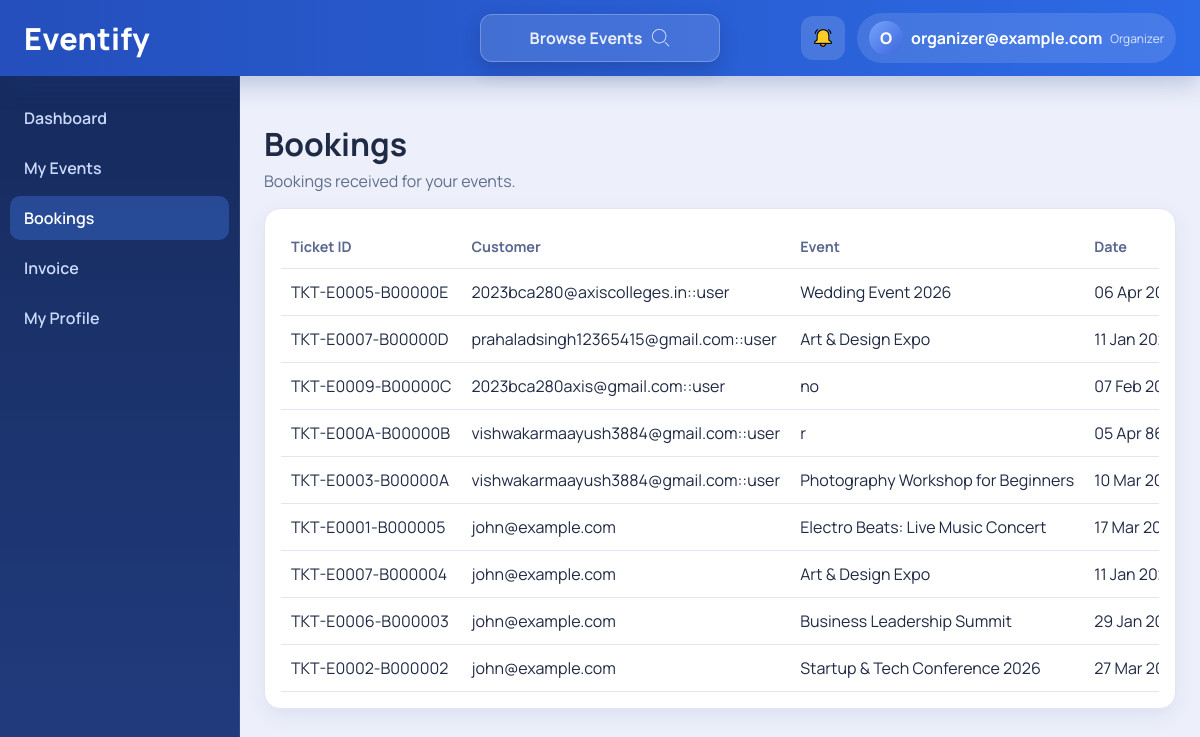
Page /organizer-bookings/ (signed in) on the committed database.
### core/models.py (models this page shows, shortened)
class Profile(models.Model):
    ROLE_USER = "user"
    ROLE_ORGANIZER = "organizer"
    ROLE_CHOICES = (
        (ROLE_USER, "User"),
        (ROLE_ORGANIZER, "Organizer"),
    )
    user = models.OneToOneField(User, on_delete=models.CASCADE, related_name="profile")
    role = models.CharField(max_length=20, choices=ROLE_CHOICES, default=ROLE_USER)
    contact = models.CharField(max_length=150)
    phone = models.CharField(max_length=40, blank=True)
    address = models.CharField(max_length=255, blank=True)
    profile_image = models.ImageField(upload_to="profile_images/", blank=True, null=True)
    notification_booking = models.BooleanField(default=True)
    notification_payment = models.BooleanField(default=True)
    notification_updates = models.BooleanField(default=True)
    security_question = models.CharField(max_length=255, blank=True)
    security_answer_hash = models.CharField(max_length=255, blank=True)
    language = models.CharField(max_length=30, default="English")
    dark_mode = models.BooleanField(default=False)
    created_at = models.DateTimeField(auto_now_add=True)
    class Meta:
        constraints = [
            models.UniqueConstraint(fields=["contact", "role"], name="uniq_profile_contact_role"),
        ]

class Booking(models.Model):
    STATUS_PENDING = "pending"
    STATUS_CONFIRMED = "confirmed"
    STATUS_COMPLETED = "completed"
    STATUS_CANCELLED = "cancelled"
    STATUS_CHOICES = (
        (STATUS_PENDING, "Pending"),
        (STATUS_CONFIRMED, "Confirmed"),
        (STATUS_COMPLETED, "Completed"),
        (STATUS_CANCELLED, "Cancelled"),
    )
    PAYMENT_UNPAID = "unpaid"
    PAYMENT_PAID = "paid"
    PAYMENT_REFUNDED = "refunded"
    PAYMENT_CHOICES = (
        (PAYMENT_UNPAID, "Unpaid"),
        (PAYMENT_PAID, "Paid"),
        (PAYMENT_REFUNDED, "Refunded"),
    )
    ROLE_ATTENDEE = "attendee"
    ROLE_ACTIVE_PARTICIPANT = "active_participant"
    ROLE_HELPER_TEAM = "helper_team"
    APPLICATION_ROLE_CHOICES = (
        (ROLE_ATTENDEE, "Audience Ticket"),
        (ROLE_ACTIVE_PARTICIPANT, "Active Participant"),
        (ROLE_HELPER_TEAM, "Helper Team"),
    )
    user = models.ForeignKey(User, on_delete=models.CASCADE, related_name="bookings")
    event = models.ForeignKey(Event, on_delete=models.CASCADE, related_name="bookings")
    tickets = models.PositiveIntegerField(default=1)
    attendee_name = models.CharField(max_length=120)
    status = models.CharField(max_length=20, choices=STATUS_CHOICES, default=STATUS_PENDING)
    payment_status = models.CharField(
        max_length=20, choices=PAYMENT_CHOICES, default=PAYMENT_UNPAID
    )
    application_role = models.CharField(
        max_length=30,
        choices=APPLICATION_ROLE_CHOICES,
        default=ROLE_ATTENDEE,
    )
    active_activity_slot = models.ForeignKey(
        EventActivitySlot,
        on_delete=models.SET_NULL,
        null=True,
        blank=True,
        related_name="bookings",
    )
    helper_activity_slot = models.ForeignKey(
        EventHelperSlot,
        on_delete=models.SET_NULL,
        null=True,
        blank=True,
        related_name="bookings",
    )
    total_amount = models.PositiveIntegerField(default=0)
    invoice_no = models.CharField(max_length=80, blank=True)
    booking_date = models.DateTimeField(auto_now_add=True)
    attendance_marked_at = models.DateTimeField(blank=True, null=True)
    @property
    def ticket_reference(self):
        booking_id = int(self.pk or 0)
        event_id = int(self.event_id or 0)
        def _to_base36(value):
            digits = "0123456789ABCDEFGHIJKLMNOPQRSTUVWXYZ"
            number = int(value or 0)
            if number <= 0:
                return "0"
            encoded = []
            while number:
                number, remainder = divmod(number, 36)
                encoded.append(digits[remainder])
            return "".join(reversed(encoded))
        event_code = _to_base36(event_id).zfill(4)
        booking_code = _to_base36(booking_id).zfill(6)
        return f"TKT-E{event_code}-B{booking_code}"
    @property
    def applied_role_label(self):
        label = self.get_application_role_display()
        if self.application_role == self.ROLE_ACTIVE_PARTICIPANT and self.active_activity_slot_id:
            slot_name = (self.active_activity_slot.name or "").strip()
            if slot_name:
                return f"{label} - {slot_name}"
        if self.application_role == self.ROLE_HELPER_TEAM and self.helper_activity_slot_id:
            slot_name = (self.helper_activity_slot.name or "").strip()
            if slot_name:
                return f"{label} - {slot_name}"
        return label

class Event(models.Model):
    title = models.CharField(max_length=180)
    category = models.CharField(max_length=80)
    location = models.CharField(max_length=180)
    date = models.DateField()
    time = models.CharField(max_length=80)
    price = models.PositiveIntegerField(default=0)
    description = models.TextField()
    is_private = models.BooleanField(default=False, help_text="If private, event is only accessible via direct link")
    guest_emails = models.TextField(blank=True, help_text="Comma-separated list of guest emails for private events")
    active_participant_emails = models.TextField(blank=True, help_text="Comma-separated list of active participant emails")
    attendees_required = models.PositiveIntegerField(default=0)
    attendees_usage = models.CharField(max_length=220, blank=True)
    active_participants_required = models.PositiveIntegerField(default=0)
    active_participants_usage = models.CharField(max_length=220, blank=True)
    helpers_required = models.PositiveIntegerField(default=0)
    helpers_usage = models.CharField(max_length=220, blank=True)
    image_url = models.URLField(blank=True, null=True)
    image_file = models.ImageField(upload_to="event_images/", blank=True, null=True)
    organizer_name = models.CharField(max_length=120)
    organizer_phone = models.CharField(max_length=40, blank=True)
    organizer_email = models.EmailField(blank=True)
    created_by = models.ForeignKey(
        User, on_delete=models.SET_NULL, null=True, blank=True, related_name="created_events"
    )
    created_at = models.DateTimeField(auto_now_add=True)

### core/views.py (the view)
# urls.py: path("organizer-bookings/", views.organizer_bookings, name="organizer_bookings"),
@role_required(Profile.ROLE_ORGANIZER)
def organizer_bookings(request):
    ensure_seeded()
    bookings = (
        Booking.objects.filter(event__created_by=request.user)
        .select_related("event", "user")
        .order_by("-booking_date")
    )
    return render_app(
        request,
        "core/organizer_bookings.html",
        "organizer-bookings",
        {"bookings": bookings},
    )

### templates/core/organizer_bookings.html (shortened to what this page needs)
{% extends "core/base_app.html" %}
{% load core_tags %}
{% block content %}
  <section class="page-head">
    <h1>Bookings</h1>
    <p>Bookings received for your events.</p>
  </section>
  <section class="card">
    <div class="table-wrap">
      <table class="mobile-data-table">
        <thead>
          <tr>
            <th>Ticket ID</th>
            <th>Customer</th>
            <th>Event</th>
            <th>Date</th>
          </tr>
        </thead>
        <tbody>
          {% for item in bookings %}
            <tr>
              <td data-label="Ticket ID">{{ item.ticket_reference }}</td>
              <td data-label="Customer">{{ item.user.first_name|default:item.user.username }}</td>
              <td data-label="Event">{{ item.event.title }}</td>
              <td data-label="Date">{{ item.event.date|date_human }}</td>
            </tr>
          {% empty %}
            <tr class="empty-row"><td colspan="8" class="empty-cell">No bookings available yet.</td></tr>
          {% endfor %}
        </tbody>
      </table>
    </div>
  </section>
{% endblock %}

### templates/core/base_app.html (shortened to what this page needs)
﻿{% load static core_tags %}
<!DOCTYPE html>
<html lang="en">
  <head>
    <link rel="stylesheet" href="{% static 'css/style.css' %}" />
  </head>
  <body{% if current_profile.dark_mode %} class="theme-dark"{% endif %}>
    <div class="app-shell">
      <header class="top-nav">
        <a href="{% url 'dashboard' %}" class="brand">Eventify</a>
        <a
          href="{% url 'browse_events' %}"
          class="top-link {% if active_page == 'browse-events' %}active{% endif %}"
        >
          <span>{{ ui_labels.browse_events }}</span>
          <img
            src="{% static 'img/search_data_10102577.png' %}"
            alt=""
            class="browse-link-icon"
            width="16"
            height="16"
          />
        </a>
        <div class="top-actions">
          <a href="{% url 'notifications' %}" class="icon-button" aria-label="{{ ui_labels.notifications_aria }}">
            <img
              src="{% static 'img/alarm_7467233.png' %}"
              alt="Notifications"
              class="alarm-icon"
              width="18"
              height="18"
            />
          </a>
          <details class="user-dropdown">
            <summary>
              {% if current_profile.profile_image %}
                <img
                  src="{{ current_profile.profile_image.url }}"
                  alt="Profile"
                  class="avatar avatar-img"
                  width="34"
                  height="34"
                />
              {% else %}
                <span class="avatar">{{ request.user.first_name|default:request.user.username|initials }}</span>
              {% endif %}
              <span class="user-name">{{ request.user.first_name|default:request.user.username }}</span>
              <span class="user-role">{{ current_profile.role }}</span>
            </summary>
          </details>
        </div>
      </header>
      <aside class="sidebar" id="sidebar">
        <nav>
          {% for item in menu_items %}
            <a
              href="{{ item.href }}"
              class="nav-item {% if item.parent %}sub-item{% endif %} {% if active_page == item.key %}active{% endif %}"
            >
              {{ item.label }}
            </a>
          {% endfor %}
        </nav>
      </aside>
      <main class="content">
        {% block content %}{% endblock %}
      </main>
    </div>
  </body>
</html>

### rows in the picture
Profile: role "Organizer"
Booking: ticket_reference "TKT-E0005-B00000E", user.first_name "2023bca280@axiscolleges.in::user", event "Wedding Event 2026", event "06 Apr…"
Booking: ticket_reference "TKT-E0007-B00000D", user.first_name "prahaladsingh12365415@gmail.com::user", event "Art & Design Expo", event "11 Jan…"
Booking: ticket_reference "TKT-E0009-B00000C", user.first_name "2023bca280axis@gmail.com::user", event "no", event "07 Feb…"
Booking: ticket_reference "TKT-E000A-B00000B", user.first_name "vishwakarmaayush3884@gmail.com::user", event "r", event "05 Apr…"
Booking: ticket_reference "TKT-E0003-B00000A", user.first_name "vishwakarmaayush3884@gmail.com::user", event "Photography Workshop for Beginners", event "10 Mar…"
Booking: ticket_reference "TKT-E0001-B000005", user.first_name "john@example.com", event "Electro Beats: Live Music Concert", event "17 Mar…"
Booking: ticket_reference "TKT-E0007-B000004", user.first_name "john@example.com", event "Art & Design Expo", event "11 Jan…"
Booking: ticket_reference "TKT-E0006-B000003", user.first_name "john@example.com", event "Business Leadership Summit", event "29 Jan…"
Booking: ticket_reference "TKT-E0002-B000002", user.first_name "john@example.com", event "Startup & Tech Conference 2026", event "27 Mar…"

### other values in the picture
{{ ui_labels.browse_events }} "Browse Events"
{{ request.user.first_name|default:request.user.username|initials }} "O"
{{ request.user.first_name|default:request.user.username }} "organizer@example.com"
{{ item.label }} "Dashboard" "My Events" "Bookings" "Invoice" "My Profile"
